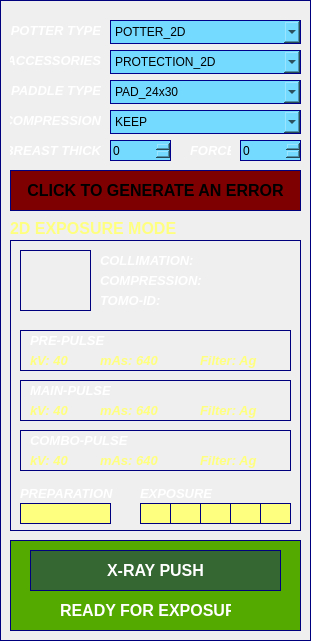
   <widget class="QFrame" name="connectionFrame_5">
    <property name="geometry">
     <rect>
      <x>940</x>
      <y>140</y>
      <width>311</width>
      <height>641</height>
     </rect>
    </property>
    <property name="styleSheet">
     <string notr="true">border-width: 1px;
border-style: solid; 
border-color: darkblue;
border-color: rgb(0, 0, 127);
</string>
    </property>
    <property name="frameShape">
     <enum>QFrame::StyledPanel</enum>
    </property>
    <property name="frameShadow">
     <enum>QFrame::Raised</enum>
    </property>
    <widget class="QLabel" name="label_20">
     <property name="geometry">
      <rect>
       <x>190</x>
       <y>140</y>
       <width>41</width>
       <height>20</height>
      </rect>
     </property>
     <property name="font">
      <font>
       <pointsize>10</pointsize>
       <italic>true</italic>
       <bold>true</bold>
      </font>
     </property>
     <property name="styleSheet">
      <string notr="true">color: rgb(255, 255, 255);
border-width: 0px;
</string>
     </property>
     <property name="text">
      <string>FORCE</string>
     </property>
    </widget>
    <widget class="QSpinBox" name="thickSpin">
     <property name="geometry">
      <rect>
       <x>110</x>
       <y>140</y>
       <width>61</width>
       <height>21</height>
      </rect>
     </property>
     <property name="styleSheet">
      <string notr="true">background-color: rgb(117, 218, 255);
color: rgb(0, 0, 0);
font: 700 12pt &quot;Arial&quot;;
border-width: 1px;
border-style: solid; 
border-color: darkblue;</string>
     </property>
     <property name="minimum">
      <number>0</number>
     </property>
     <property name="maximum">
      <number>150</number>
     </property>
     <property name="singleStep">
      <number>5</number>
     </property>
    </widget>
    <widget class="QLabel" name="label_13">
     <property name="geometry">
      <rect>
       <x>10</x>
       <y>50</y>
       <width>91</width>
       <height>20</height>
      </rect>
     </property>
     <property name="font">
      <font>
       <pointsize>10</pointsize>
       <italic>true</italic>
       <bold>true</bold>
      </font>
     </property>
     <property name="styleSheet">
      <string notr="true">color: rgb(255, 255, 255);
border-width: 0px;
</string>
     </property>
     <property name="text">
      <string>ACCESSORIES</string>
     </property>
     <property name="alignment">
      <set>Qt::AlignRight|Qt::AlignTrailing|Qt::AlignVCenter</set>
     </property>
    </widget>
    <widget class="QComboBox" name="paddlesCombo">
     <property name="geometry">
      <rect>
       <x>110</x>
       <y>80</y>
       <width>191</width>
       <height>24</height>
      </rect>
     </property>
     <property name="styleSheet">
      <string notr="true">background-color: rgb(117, 218, 255);
color: rgb(0, 0, 0);
font: 700 10pt &quot;Arial&quot;;
border-width: 1px;
border-style: solid; 
border-color: darkblue;</string>
     </property>
     <item>
      <property name="text">
       <string>PAD_24x30</string>
      </property>
     </item>
     <item>
      <property name="text">
       <string>PAD_18x24_C</string>
      </property>
     </item>
     <item>
      <property name="text">
       <string>PAD_18x24_L</string>
      </property>
     </item>
     <item>
      <property name="text">
       <string>PAD_18x24_R</string>
      </property>
     </item>
     <item>
      <property name="text">
       <string>PAD_9x21</string>
      </property>
     </item>
     <item>
      <property name="text">
       <string>PAD_10x24</string>
      </property>
     </item>
     <item>
      <property name="text">
       <string>PAD_D75</string>
      </property>
     </item>
     <item>
      <property name="text">
       <string>PAD_BIOP2D</string>
      </property>
     </item>
     <item>
      <property name="text">
       <string>PAD_BIOP3D</string>
      </property>
     </item>
     <item>
      <property name="text">
       <string>PAD_TOMO</string>
      </property>
     </item>
     <item>
      <property name="text">
       <string>PAD_9x9</string>
      </property>
     </item>
     <item>
      <property name="text">
       <string>PAD_UNDETECTED</string>
      </property>
     </item>
     <item>
      <property name="text">
       <string>PAD_UNLOCKED</string>
      </property>
     </item>
    </widget>
    <widget class="QLabel" name="label_19">
     <property name="geometry">
      <rect>
       <x>10</x>
       <y>140</y>
       <width>91</width>
       <height>20</height>
      </rect>
     </property>
     <property name="font">
      <font>
       <pointsize>10</pointsize>
       <italic>true</italic>
       <bold>true</bold>
      </font>
     </property>
     <property name="styleSheet">
      <string notr="true">color: rgb(255, 255, 255);
border-width: 0px;
</string>
     </property>
     <property name="text">
      <string> BREAST THICK</string>
     </property>
     <property name="alignment">
      <set>Qt::AlignRight|Qt::AlignTrailing|Qt::AlignVCenter</set>
     </property>
    </widget>
    <widget class="QSpinBox" name="forceSpin">
     <property name="geometry">
      <rect>
       <x>240</x>
       <y>140</y>
       <width>61</width>
       <height>21</height>
      </rect>
     </property>
     <property name="styleSheet">
      <string notr="true">background-color: rgb(117, 218, 255);
color: rgb(0, 0, 0);
font: 700 12pt &quot;Arial&quot;;
border-width: 1px;
border-style: solid; 
border-color: darkblue;</string>
     </property>
     <property name="minimum">
      <number>0</number>
     </property>
     <property name="maximum">
      <number>200</number>
     </property>
     <property name="singleStep">
      <number>10</number>
     </property>
    </widget>
    <widget class="QLabel" name="label_14">
     <property name="geometry">
      <rect>
       <x>10</x>
       <y>80</y>
       <width>91</width>
       <height>20</height>
      </rect>
     </property>
     <property name="font">
      <font>
       <pointsize>10</pointsize>
       <italic>true</italic>
       <bold>true</bold>
      </font>
     </property>
     <property name="styleSheet">
      <string notr="true">color: rgb(255, 255, 255);
border-width: 0px;
</string>
     </property>
     <property name="text">
      <string>PADDLE TYPE</string>
     </property>
     <property name="alignment">
      <set>Qt::AlignRight|Qt::AlignTrailing|Qt::AlignVCenter</set>
     </property>
    </widget>
    <widget class="QLabel" name="label_12">
     <property name="geometry">
      <rect>
       <x>10</x>
       <y>20</y>
       <width>91</width>
       <height>20</height>
      </rect>
     </property>
     <property name="font">
      <font>
       <pointsize>10</pointsize>
       <italic>true</italic>
       <bold>true</bold>
      </font>
     </property>
     <property name="styleSheet">
      <string notr="true">color: rgb(255, 255, 255);
border-width: 0px;
</string>
     </property>
     <property name="text">
      <string>POTTER TYPE</string>
     </property>
     <property name="alignment">
      <set>Qt::AlignRight|Qt::AlignTrailing|Qt::AlignVCenter</set>
     </property>
    </widget>
    <widget class="QComboBox" name="accessoriesCombo">
     <property name="geometry">
      <rect>
       <x>110</x>
       <y>50</y>
       <width>191</width>
       <height>24</height>
      </rect>
     </property>
     <property name="styleSheet">
      <string notr="true">background-color: rgb(117, 218, 255);
color: rgb(0, 0, 0);
font: 700 10pt &quot;Arial&quot;;
border-width: 1px;
border-style: solid; 
border-color: darkblue;</string>
     </property>
     <item>
      <property name="text">
       <string>PROTECTION_2D</string>
      </property>
     </item>
     <item>
      <property name="text">
       <string>PROTECTION_3D</string>
      </property>
     </item>
     <item>
      <property name="text">
       <string>SPECIMEN</string>
      </property>
     </item>
     <item>
      <property name="text">
       <string>SHIFTED_PROTECTION</string>
      </property>
     </item>
     <item>
      <property name="text">
       <string>UNDETECTED</string>
      </property>
     </item>
    </widget>
    <widget class="QComboBox" name="potterCombo">
     <property name="geometry">
      <rect>
       <x>110</x>
       <y>20</y>
       <width>191</width>
       <height>24</height>
      </rect>
     </property>
     <property name="styleSheet">
      <string notr="true">background-color: rgb(117, 218, 255);
color: rgb(0, 0, 0);
font: 700 10pt &quot;Arial&quot;;
border-width: 1px;
border-style: solid; 
border-color: darkblue;</string>
     </property>
     <item>
      <property name="text">
       <string>POTTER_2D</string>
      </property>
     </item>
     <item>
      <property name="text">
       <string>POTTER_3D</string>
      </property>
     </item>
     <item>
      <property name="text">
       <string>POTTER_MAG_15</string>
      </property>
     </item>
     <item>
      <property name="text">
       <string>POTTER_MAG_18</string>
      </property>
     </item>
     <item>
      <property name="text">
       <string>POTTER_MAG_20</string>
      </property>
     </item>
     <item>
      <property name="text">
       <string>BIOPSY_STANDARD</string>
      </property>
     </item>
     <item>
      <property name="text">
       <string>BIOPSY_EXTENDED</string>
      </property>
     </item>
     <item>
      <property name="text">
       <string>POTTER_UNDETECTED</string>
      </property>
     </item>
    </widget>
    <widget class="QComboBox" name="compMode">
     <property name="geometry">
      <rect>
       <x>110</x>
       <y>110</y>
       <width>191</width>
       <height>24</height>
      </rect>
     </property>
     <property name="styleSheet">
      <string notr="true">background-color: rgb(117, 218, 255);
color: rgb(0, 0, 0);
font: 700 10pt &quot;Arial&quot;;
border-width: 1px;
border-style: solid; 
border-color: darkblue;</string>
     </property>
     <item>
      <property name="text">
       <string>KEEP</string>
      </property>
     </item>
     <item>
      <property name="text">
       <string>RELEASE</string>
      </property>
     </item>
    </widget>
    <widget class="QLabel" name="label_43">
     <property name="geometry">
      <rect>
       <x>10</x>
       <y>110</y>
       <width>91</width>
       <height>20</height>
      </rect>
     </property>
     <property name="font">
      <font>
       <pointsize>10</pointsize>
       <italic>true</italic>
       <bold>true</bold>
      </font>
     </property>
     <property name="styleSheet">
      <string notr="true">color: rgb(255, 255, 255);
border-width: 0px;
</string>
     </property>
     <property name="text">
      <string>COMPRESSION</string>
     </property>
     <property name="alignment">
      <set>Qt::AlignRight|Qt::AlignTrailing|Qt::AlignVCenter</set>
     </property>
    </widget>
    <widget class="QPushButton" name="generateError">
     <property name="geometry">
      <rect>
       <x>10</x>
       <y>170</y>
       <width>291</width>
       <height>41</height>
      </rect>
     </property>
     <property name="font">
      <font>
       <pointsize>12</pointsize>
       <bold>true</bold>
      </font>
     </property>
     <property name="styleSheet">
      <string notr="true">background-color: rgb(127, 0, 0);
</string>
     </property>
     <property name="text">
      <string>CLICK TO GENERATE AN ERROR</string>
     </property>
     <property name="checkable">
      <bool>false</bool>
     </property>
     <property name="flat">
      <bool>false</bool>
     </property>
    </widget>
    <widget class="QFrame" name="frameReady">
     <property name="geometry">
      <rect>
       <x>10</x>
       <y>540</y>
       <width>291</width>
       <height>91</height>
      </rect>
     </property>
     <property name="styleSheet">
      <string notr="true">background-color: rgb(85, 170, 0);

</string>
     </property>
     <property name="frameShape">
      <enum>QFrame::StyledPanel</enum>
     </property>
     <property name="frameShadow">
      <enum>QFrame::Raised</enum>
     </property>
     <widget class="QLabel" name="labelReady">
      <property name="geometry">
       <rect>
        <x>50</x>
        <y>60</y>
        <width>171</width>
        <height>20</height>
       </rect>
      </property>
      <property name="font">
       <font>
        <pointsize>12</pointsize>
        <italic>false</italic>
        <bold>true</bold>
       </font>
      </property>
      <property name="styleSheet">
       <string notr="true">color: rgb(255, 255, 255);
border-width: 0px;
</string>
      </property>
      <property name="text">
       <string>READY FOR EXPOSURE</string>
      </property>
     </widget>
     <widget class="QPushButton" name="xrayPushButton">
      <property name="geometry">
       <rect>
        <x>20</x>
        <y>10</y>
        <width>251</width>
        <height>41</height>
       </rect>
      </property>
      <property name="font">
       <font>
        <pointsize>12</pointsize>
        <bold>true</bold>
       </font>
      </property>
      <property name="styleSheet">
       <string notr="true">background-color: rgba(0, 0, 127,100);
color: rgb(255, 255, 255);
</string>
      </property>
      <property name="text">
       <string>X-RAY PUSH</string>
      </property>
      <property name="checkable">
       <bool>false</bool>
      </property>
      <property name="flat">
       <bool>false</bool>
      </property>
     </widget>
    </widget>
    <widget class="QFrame" name="exposureFrame">
     <property name="geometry">
      <rect>
       <x>10</x>
       <y>240</y>
       <width>291</width>
       <height>291</height>
      </rect>
     </property>
     <property name="frameShape">
      <enum>QFrame::StyledPanel</enum>
     </property>
     <property name="frameShadow">
      <enum>QFrame::Raised</enum>
     </property>
     <widget class="QFrame" name="xraySym">
      <property name="geometry">
       <rect>
        <x>10</x>
        <y>10</y>
        <width>71</width>
        <height>61</height>
       </rect>
      </property>
      <property name="styleSheet">
       <string notr="true">border-image: url(:/Sym/Sym/xray_sym.png);</string>
      </property>
      <property name="frameShape">
       <enum>QFrame::StyledPanel</enum>
      </property>
      <property name="frameShadow">
       <enum>QFrame::Raised</enum>
      </property>
     </widget>
     <widget class="QFrame" name="pulse0Frame">
      <property name="geometry">
       <rect>
        <x>10</x>
        <y>90</y>
        <width>271</width>
        <height>41</height>
       </rect>
      </property>
      <property name="frameShape">
       <enum>QFrame::StyledPanel</enum>
      </property>
      <property name="frameShadow">
       <enum>QFrame::Raised</enum>
      </property>
      <widget class="QLabel" name="kV0">
       <property name="geometry">
        <rect>
         <x>10</x>
         <y>20</y>
         <width>51</width>
         <height>20</height>
        </rect>
       </property>
       <property name="font">
        <font>
         <pointsize>10</pointsize>
         <italic>true</italic>
         <bold>true</bold>
        </font>
       </property>
       <property name="styleSheet">
        <string notr="true">color: rgb(255, 255, 127);
border-width: 0px;
</string>
       </property>
       <property name="text">
        <string>kV: 40</string>
       </property>
       <property name="alignment">
        <set>Qt::AlignLeading|Qt::AlignLeft|Qt::AlignVCenter</set>
       </property>
      </widget>
      <widget class="QLabel" name="mAs0">
       <property name="geometry">
        <rect>
         <x>80</x>
         <y>20</y>
         <width>61</width>
         <height>20</height>
        </rect>
       </property>
       <property name="font">
        <font>
         <pointsize>10</pointsize>
         <italic>true</italic>
         <bold>true</bold>
        </font>
       </property>
       <property name="styleSheet">
        <string notr="true">color: rgb(255, 255, 127);
border-width: 0px;
</string>
       </property>
       <property name="text">
        <string>mAs: 640</string>
       </property>
       <property name="alignment">
        <set>Qt::AlignLeading|Qt::AlignLeft|Qt::AlignVCenter</set>
       </property>
      </widget>
      <widget class="QLabel" name="filter0">
       <property name="geometry">
        <rect>
         <x>180</x>
         <y>20</y>
         <width>61</width>
         <height>20</height>
        </rect>
       </property>
       <property name="font">
        <font>
         <pointsize>10</pointsize>
         <italic>true</italic>
         <bold>true</bold>
        </font>
       </property>
       <property name="styleSheet">
        <string notr="true">color: rgb(255, 255, 127);
border-width: 0px;
</string>
       </property>
       <property name="text">
        <string>Filter: Ag</string>
       </property>
       <property name="alignment">
        <set>Qt::AlignLeading|Qt::AlignLeft|Qt::AlignVCenter</set>
       </property>
      </widget>
      <widget class="QLabel" name="title0">
       <property name="geometry">
        <rect>
         <x>10</x>
         <y>2</y>
         <width>251</width>
         <height>16</height>
        </rect>
       </property>
       <property name="font">
        <font>
         <pointsize>10</pointsize>
         <italic>true</italic>
         <bold>true</bold>
        </font>
       </property>
       <property name="styleSheet">
        <string notr="true">color: rgb(255, 255, 255);
border-width: 0px;
</string>
       </property>
       <property name="text">
        <string>PRE-PULSE</string>
       </property>
       <property name="alignment">
        <set>Qt::AlignLeading|Qt::AlignLeft|Qt::AlignVCenter</set>
       </property>
      </widget>
     </widget>
     <widget class="QFrame" name="pulse1Frame">
      <property name="geometry">
       <rect>
        <x>10</x>
        <y>140</y>
        <width>271</width>
        <height>41</height>
       </rect>
      </property>
      <property name="frameShape">
       <enum>QFrame::StyledPanel</enum>
      </property>
      <property name="frameShadow">
       <enum>QFrame::Raised</enum>
      </property>
      <widget class="QLabel" name="mAs1">
       <property name="geometry">
        <rect>
         <x>80</x>
         <y>20</y>
         <width>61</width>
         <height>20</height>
        </rect>
       </property>
       <property name="font">
        <font>
         <pointsize>10</pointsize>
         <italic>true</italic>
         <bold>true</bold>
        </font>
       </property>
       <property name="styleSheet">
        <string notr="true">color: rgb(255, 255, 127);
border-width: 0px;
</string>
       </property>
       <property name="text">
        <string>mAs: 640</string>
       </property>
       <property name="alignment">
        <set>Qt::AlignLeading|Qt::AlignLeft|Qt::AlignVCenter</set>
       </property>
      </widget>
      <widget class="QLabel" name="kV1">
       <property name="geometry">
        <rect>
         <x>10</x>
         <y>20</y>
         <width>51</width>
         <height>20</height>
        </rect>
       </property>
       <property name="font">
        <font>
         <pointsize>10</pointsize>
         <italic>true</italic>
         <bold>true</bold>
        </font>
       </property>
       <property name="styleSheet">
        <string notr="true">color: rgb(255, 255, 127);
border-width: 0px;
</string>
       </property>
       <property name="text">
        <string>kV: 40</string>
       </property>
       <property name="alignment">
        <set>Qt::AlignLeading|Qt::AlignLeft|Qt::AlignVCenter</set>
       </property>
      </widget>
      <widget class="QLabel" name="filter1">
       <property name="geometry">
        <rect>
         <x>180</x>
         <y>20</y>
         <width>61</width>
         <height>20</height>
        </rect>
       </property>
       <property name="font">
        <font>
         <pointsize>10</pointsize>
         <italic>true</italic>
         <bold>true</bold>
        </font>
       </property>
       <property name="styleSheet">
        <string notr="true">color: rgb(255, 255, 127);
border-width: 0px;
</string>
       </property>
       <property name="text">
        <string>Filter: Ag</string>
       </property>
       <property name="alignment">
        <set>Qt::AlignLeading|Qt::AlignLeft|Qt::AlignVCenter</set>
       </property>
      </widget>
      <widget class="QLabel" name="title1">
       <property name="geometry">
        <rect>
         <x>10</x>
         <y>2</y>
         <width>251</width>
         <height>16</height>
        </rect>
       </property>
       <property name="font">
        <font>
         <pointsize>10</pointsize>
         <italic>true</italic>
         <bold>true</bold>
        </font>
       </property>
       <property name="styleSheet">
        <string notr="true">color: rgb(255, 255, 255);
border-width: 0px;
</string>
       </property>
       <property name="text">
        <string>MAIN-PULSE</string>
       </property>
       <property name="alignment">
        <set>Qt::AlignLeading|Qt::AlignLeft|Qt::AlignVCenter</set>
       </property>
      </widget>
     </widget>
     <widget class="QLabel" name="colliLabel">
      <property name="geometry">
       <rect>
        <x>90</x>
        <y>10</y>
        <width>191</width>
        <height>20</height>
       </rect>
      </property>
      <property name="font">
       <font>
        <pointsize>10</pointsize>
        <italic>true</italic>
        <bold>true</bold>
       </font>
      </property>
      <property name="styleSheet">
       <string notr="true">color: rgb(255, 255, 255);
border-width: 0px;
</string>
      </property>
      <property name="text">
       <string>COLLIMATION:</string>
      </property>
      <property name="alignment">
       <set>Qt::AlignLeading|Qt::AlignLeft|Qt::AlignVCenter</set>
      </property>
     </widget>
     <widget class="QLabel" name="comprLabel">
      <property name="geometry">
       <rect>
        <x>90</x>
        <y>30</y>
        <width>191</width>
        <height>20</height>
       </rect>
      </property>
      <property name="font">
       <font>
        <pointsize>10</pointsize>
        <italic>true</italic>
        <bold>true</bold>
       </font>
      </property>
      <property name="styleSheet">
       <string notr="true">color: rgb(255, 255, 255);
border-width: 0px;
</string>
      </property>
      <property name="text">
       <string>COMPRESSION:</string>
      </property>
      <property name="alignment">
       <set>Qt::AlignLeading|Qt::AlignLeft|Qt::AlignVCenter</set>
      </property>
     </widget>
     <widget class="QFrame" name="prepFrame">
      <property name="geometry">
       <rect>
        <x>10</x>
        <y>263</y>
        <width>91</width>
        <height>21</height>
       </rect>
      </property>
      <property name="styleSheet">
       <string notr="true">background-color: rgb(255, 255, 127);</string>
      </property>
      <property name="frameShape">
       <enum>QFrame::StyledPanel</enum>
      </property>
      <property name="frameShadow">
       <enum>QFrame::Raised</enum>
      </property>
     </widget>
     <widget class="QLabel" name="label_46">
      <property name="geometry">
       <rect>
        <x>10</x>
        <y>243</y>
        <width>101</width>
        <height>20</height>
       </rect>
      </property>
      <property name="font">
       <font>
        <pointsize>10</pointsize>
        <italic>true</italic>
        <bold>true</bold>
       </font>
      </property>
      <property name="styleSheet">
       <string notr="true">color: rgb(255, 255, 255);
border-width: 0px;
</string>
      </property>
      <property name="text">
       <string>PREPARATION</string>
      </property>
      <property name="alignment">
       <set>Qt::AlignLeading|Qt::AlignLeft|Qt::AlignVCenter</set>
      </property>
     </widget>
     <widget class="QLabel" name="label_47">
      <property name="geometry">
       <rect>
        <x>130</x>
        <y>243</y>
        <width>101</width>
        <height>20</height>
       </rect>
      </property>
      <property name="font">
       <font>
        <pointsize>10</pointsize>
        <italic>true</italic>
        <bold>true</bold>
       </font>
      </property>
      <property name="styleSheet">
       <string notr="true">color: rgb(255, 255, 255);
border-width: 0px;
</string>
      </property>
      <property name="text">
       <string>EXPOSURE</string>
      </property>
      <property name="alignment">
       <set>Qt::AlignLeading|Qt::AlignLeft|Qt::AlignVCenter</set>
      </property>
     </widget>
     <widget class="QFrame" name="exp1">
      <property name="geometry">
       <rect>
        <x>130</x>
        <y>263</y>
        <width>31</width>
        <height>21</height>
       </rect>
      </property>
      <property name="styleSheet">
       <string notr="true">background-color: rgb(255, 255, 127);</string>
      </property>
      <property name="frameShape">
       <enum>QFrame::StyledPanel</enum>
      </property>
      <property name="frameShadow">
       <enum>QFrame::Raised</enum>
      </property>
     </widget>
     <widget class="QFrame" name="exp2">
      <property name="geometry">
       <rect>
        <x>160</x>
        <y>263</y>
        <width>31</width>
        <height>21</height>
       </rect>
      </property>
      <property name="styleSheet">
       <string notr="true">background-color: rgb(255, 255, 127);</string>
      </property>
      <property name="frameShape">
       <enum>QFrame::StyledPanel</enum>
      </property>
      <property name="frameShadow">
       <enum>QFrame::Raised</enum>
      </property>
     </widget>
     <widget class="QFrame" name="exp3">
      <property name="geometry">
       <rect>
        <x>190</x>
        <y>263</y>
        <width>31</width>
        <height>21</height>
       </rect>
      </property>
      <property name="styleSheet">
       <string notr="true">background-color: rgb(255, 255, 127);</string>
      </property>
      <property name="frameShape">
       <enum>QFrame::StyledPanel</enum>
      </property>
      <property name="frameShadow">
       <enum>QFrame::Raised</enum>
      </property>
     </widget>
     <widget class="QFrame" name="exp4">
      <property name="geometry">
       <rect>
        <x>220</x>
        <y>263</y>
        <width>31</width>
        <height>21</height>
       </rect>
      </property>
      <property name="styleSheet">
       <string notr="true">background-color: rgb(255, 255, 127);</string>
      </property>
      <property name="frameShape">
       <enum>QFrame::StyledPanel</enum>
      </property>
      <property name="frameShadow">
       <enum>QFrame::Raised</enum>
      </property>
     </widget>
     <widget class="QFrame" name="exp5">
      <property name="geometry">
       <rect>
        <x>250</x>
        <y>263</y>
        <width>31</width>
        <height>21</height>
       </rect>
      </property>
      <property name="styleSheet">
       <string notr="true">background-color: rgb(255, 255, 127);</string>
      </property>
      <property name="frameShape">
       <enum>QFrame::StyledPanel</enum>
      </property>
      <property name="frameShadow">
       <enum>QFrame::Raised</enum>
      </property>
     </widget>
     <widget class="QLabel" name="tomoIdLabel">
      <property name="geometry">
       <rect>
        <x>90</x>
        <y>50</y>
        <width>191</width>
        <height>20</height>
       </rect>
      </property>
      <property name="font">
       <font>
        <pointsize>10</pointsize>
        <italic>true</italic>
        <bold>true</bold>
       </font>
      </property>
      <property name="styleSheet">
       <string notr="true">color: rgb(255, 255, 255);
border-width: 0px;
</string>
      </property>
      <property name="text">
       <string>TOMO-ID:</string>
      </property>
      <property name="alignment">
       <set>Qt::AlignLeading|Qt::AlignLeft|Qt::AlignVCenter</set>
      </property>
     </widget>
     <widget class="QFrame" name="pulse2Frame">
      <property name="geometry">
       <rect>
        <x>10</x>
        <y>190</y>
        <width>271</width>
        <height>41</height>
       </rect>
      </property>
      <property name="frameShape">
       <enum>QFrame::StyledPanel</enum>
      </property>
      <property name="frameShadow">
       <enum>QFrame::Raised</enum>
      </property>
      <widget class="QLabel" name="mAs2">
       <property name="geometry">
        <rect>
         <x>80</x>
         <y>20</y>
         <width>61</width>
         <height>20</height>
        </rect>
       </property>
       <property name="font">
        <font>
         <pointsize>10</pointsize>
         <italic>true</italic>
         <bold>true</bold>
        </font>
       </property>
       <property name="styleSheet">
        <string notr="true">color: rgb(255, 255, 127);
border-width: 0px;
</string>
       </property>
       <property name="text">
        <string>mAs: 640</string>
       </property>
       <property name="alignment">
        <set>Qt::AlignLeading|Qt::AlignLeft|Qt::AlignVCenter</set>
       </property>
      </widget>
      <widget class="QLabel" name="kV2">
       <property name="geometry">
        <rect>
         <x>10</x>
         <y>20</y>
         <width>51</width>
         <height>20</height>
        </rect>
       </property>
       <property name="font">
        <font>
         <pointsize>10</pointsize>
         <italic>true</italic>
         <bold>true</bold>
        </font>
       </property>
       <property name="styleSheet">
        <string notr="true">color: rgb(255, 255, 127);
border-width: 0px;
</string>
       </property>
       <property name="text">
        <string>kV: 40</string>
       </property>
       <property name="alignment">
        <set>Qt::AlignLeading|Qt::AlignLeft|Qt::AlignVCenter</set>
       </property>
      </widget>
      <widget class="QLabel" name="filter2">
       <property name="geometry">
        <rect>
         <x>180</x>
         <y>20</y>
         <width>61</width>
         <height>20</height>
        </rect>
       </property>
       <property name="font">
        <font>
         <pointsize>10</pointsize>
         <italic>true</italic>
         <bold>true</bold>
        </font>
       </property>
       <property name="styleSheet">
        <string notr="true">color: rgb(255, 255, 127);
border-width: 0px;
</string>
       </property>
       <property name="text">
        <string>Filter: Ag</string>
       </property>
       <property name="alignment">
        <set>Qt::AlignLeading|Qt::AlignLeft|Qt::AlignVCenter</set>
       </property>
      </widget>
      <widget class="QLabel" name="title2">
       <property name="geometry">
        <rect>
         <x>10</x>
         <y>2</y>
         <width>251</width>
         <height>16</height>
        </rect>
       </property>
       <property name="font">
        <font>
         <pointsize>10</pointsize>
         <italic>true</italic>
         <bold>true</bold>
        </font>
       </property>
       <property name="styleSheet">
        <string notr="true">color: rgb(255, 255, 255);
border-width: 0px;
</string>
       </property>
       <property name="text">
        <string>COMBO-PULSE</string>
       </property>
       <property name="alignment">
        <set>Qt::AlignLeading|Qt::AlignLeft|Qt::AlignVCenter</set>
       </property>
      </widget>
     </widget>
    </widget>
    <widget class="QLabel" name="exposureTypeLabel">
     <property name="geometry">
      <rect>
       <x>10</x>
       <y>220</y>
       <width>291</width>
       <height>16</height>
      </rect>
     </property>
     <property name="font">
      <font>
       <pointsize>12</pointsize>
       <italic>false</italic>
       <bold>true</bold>
      </font>
     </property>
     <property name="styleSheet">
      <string notr="true">color: rgb(255, 255, 127);
border-width: 0px;
</string>
     </property>
     <property name="text">
      <string>2D EXPOSURE MODE</string>
     </property>
     <property name="alignment">
      <set>Qt::AlignLeading|Qt::AlignLeft|Qt::AlignVCenter</set>
     </property>
    </widget>
   </widget>
